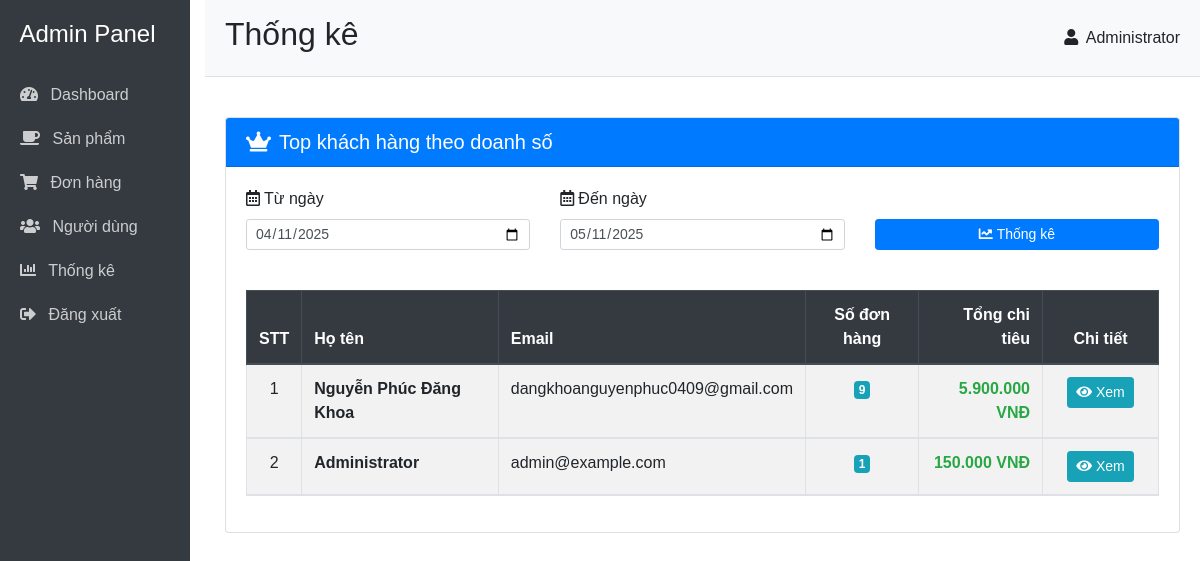
Screenshot of /lab1/admin/statistics/top-customers.php (signed in) with the database file from the repository.
### tables this page shows
CREATE TABLE `users` (
  `id` int(11) NOT NULL,
  `username` varchar(50) NOT NULL,
  `password` varchar(255) NOT NULL,
  `email` varchar(100) NOT NULL,
  `fullname` varchar(100) NOT NULL,
  `phone` varchar(20) NOT NULL,
  `address` varchar(255) NOT NULL,
  `city` varchar(100) NOT NULL,
  `role` enum('admin','customer') NOT NULL DEFAULT 'customer',
  `created_at` timestamp NOT NULL DEFAULT current_timestamp()
);

### lab1/admin/statistics/top-customers.php (the view, shortened to what this page needs)
<?php
$servername = "localhost";
$username = "root";
$password = "";
$dbname = "lab1";
$conn = new mysqli($servername, $username, $password, $dbname);
$admin = $_SESSION["admin"];
$date_from = isset($_GET['date_from']) && !empty($_GET['date_from']) ? $_GET['date_from'] : date('Y-m-d', strtotime('-30 days'));
$date_to = isset($_GET['date_to']) && !empty($_GET['date_to']) ? $_GET['date_to'] : date('Y-m-d');
$date_from_query = date('Y-m-d 00:00:00', strtotime($date_from));
$date_to_query = date('Y-m-d 23:59:59', strtotime($date_to));
$orders_exist = $conn->query("SHOW TABLES LIKE 'orders'")->num_rows > 0;
$top_customers = [];
if ($orders_exist) {
    $sql = "SELECT u.id, u.fullname, u.email, COUNT(o.id) as order_count, SUM(o.total_amount) as total_spent,
                   GROUP_CONCAT(CONCAT(o.id, ':', o.total_amount) ORDER BY o.order_date DESC SEPARATOR ',') as order_details
            FROM users u
            JOIN orders o ON u.id = o.user_id
            WHERE o.order_date BETWEEN ? AND ?
            GROUP BY u.id
            ORDER BY total_spent DESC
            LIMIT 5";
    $stmt = $conn->prepare($sql);
    $stmt->bind_param("ss", $date_from_query, $date_to_query);
    $stmt->execute();
    $result = $stmt->get_result();
    if ($result && $result->num_rows > 0) {
        while ($row = $result->fetch_assoc()) {
            $orders = [];
            if (!empty($row['order_details'])) {
                $details = explode(',', $row['order_details']);
                foreach ($details as $detail) {
                    list($order_id, $amount) = explode(':', $detail);
                    $orders[] = [
                        'id' => $order_id,
                        'amount' => $amount
                    ];
                }
            }
            $row['orders'] = $orders;
            $top_customers[] = $row;
        }
    }
}
?>
<!DOCTYPE html>
<html lang="vi">
<head>
    <link rel="stylesheet" href="https://stackpath.bootstrapcdn.com/bootstrap/4.5.2/css/bootstrap.min.css">
    <link rel="stylesheet" href="https://cdnjs.cloudflare.com/ajax/libs/font-awesome/5.15.1/css/all.min.css">
</head>
<body>
    <div class="container-fluid">
        <div class="row">
            <div class="col-md-2 sidebar">
                <h4 class="text-center mb-4">Admin Panel</h4>
                <ul class="nav flex-column">
                    <li class="nav-item">
                        <a class="nav-link" href="../index.php">
                            <i class="fas fa-tachometer-alt mr-2"></i> Dashboard
                        </a>
                    </li>
                    <li class="nav-item">
                        <a class="nav-link" href="../products/index.php">
                            <i class="fas fa-coffee mr-2"></i> Sản phẩm
                        </a>
                    </li>
                    <li class="nav-item">
                        <a class="nav-link" href="../orders/index.php">
                            <i class="fas fa-shopping-cart mr-2"></i> Đơn hàng
                        </a>
                    </li>
                    <li class="nav-item">
                        <a class="nav-link" href="../users/index.php">
                            <i class="fas fa-users mr-2"></i> Người dùng
                        </a>
                    </li>
                    <li class="nav-item">
                        <a class="nav-link active" href="top-customers.php">
                            <i class="fas fa-chart-bar mr-2"></i> Thống kê
                        </a>
                    </li>
                    <li class="nav-item">
                        <a class="nav-link" href="../logout.php">
                            <i class="fas fa-sign-out-alt mr-2"></i> Đăng xuất
                        </a>
                    </li>
                </ul>
            </div>
            <div class="col-md-10">
                <div class="header d-flex justify-content-between align-items-center">
                    <h2>Thống kê</h2>
                    <div>
                        <i class="fas fa-user mr-1"></i>
                        <?php echo $admin["name"]; ?>
                    </div>
                </div>
                <div class="content">
                    <div class="card">
                        <div class="card-header bg-primary text-white">
                            <h5 class="m-0"><i class="fas fa-crown mr-2"></i>Top khách hàng theo doanh số</h5>
                        </div>
                        <div class="card-body">
                            <form method="GET" action="" class="mb-4">
                                <div class="row">
                                    <div class="col-md-4">
                                        <div class="form-group">
                                            <label for="date_from"><i class="far fa-calendar-alt mr-1"></i>Từ ngày</label>
                                            <input type="date" id="date_from" name="date_from" class="form-control form-control-sm" value="<?php echo $date_from; ?>">
                                        </div>
                                    </div>
                                    <div class="col-md-4">
                                        <div class="form-group">
                                            <label for="date_to"><i class="far fa-calendar-alt mr-1"></i>Đến ngày</label>
                                            <input type="date" id="date_to" name="date_to" class="form-control form-control-sm" value="<?php echo $date_to; ?>">
                                        </div>
                                    </div>
                                    <div class="col-md-4">
                                        <div class="form-group">
                                            <label>&nbsp;</label>
                                            <button type="submit" class="btn btn-primary btn-sm d-block w-100">
                                                <i class="fas fa-chart-line mr-1"></i>Thống kê
                                            </button>
                                        </div>
                                    </div>
                                </div>
                            </form>
                            <?php if (!$orders_exist): ?>
                                <div class="alert alert-info">
                                    <i class="fas fa-info-circle mr-1"></i>Bảng orders chưa tồn tại. Chưa có thông tin đơn hàng nào để thống kê.
                                </div>
                            <?php elseif (empty($top_customers)): ?>
                                <div class="alert alert-info">
                                    <i class="fas fa-info-circle mr-1"></i>Không có đơn hàng nào trong khoảng thời gian từ <?php echo date('d/m/Y', strtotime($date_from)); ?> đến <?php echo date('d/m/Y', strtotime($date_to)); ?>.
                                </div>
                            <?php else: ?>
                                <div class="table-responsive">
                                    <table class="table table-bordered table-hover table-striped">
                                        <thead class="thead-dark">
                                            <tr>
                                                <th class="text-center" width="5%">STT</th>
                                                <th width="25%">Họ tên</th>
                                                <th width="25%">Email</th>
                                                <th class="text-center" width="15%">Số đơn hàng</th>
                                                <th class="text-right" width="15%">Tổng chi tiêu</th>
                                                <th class="text-center" width="15%">Chi tiết</th>
                                            </tr>
                                        </thead>
                                        <tbody>
                                            <?php foreach ($top_customers as $index => $customer): ?>
                                                <tr>
                                                    <td class="text-center"><?php echo $index + 1; ?></td>
                                                    <td>
                                                        <span class="font-weight-bold"><?php echo htmlspecialchars($customer['fullname']); ?></span>
                                                    </td>
                                                    <td><?php echo htmlspecialchars($customer['email']); ?></td>
                                                    <td class="text-center">
                                                        <span class="badge badge-info"><?php echo $customer['order_count']; ?></span>
                                                    </td>
                                                    <td class="text-right font-weight-bold text-success">
                                                        <?php echo number_format($customer['total_spent'], 0, ',', '.'); ?> VNĐ
                                                    </td>
                                                    <td class="text-center">
                                                        <button type="button" class="btn btn-sm btn-info" data-toggle="collapse" data-target="#orders-<?php echo $customer['id']; ?>">
                                                            <i class="fas fa-eye mr-1"></i>Xem
                                                        </button>
                                                    </td>
                                                </tr>
                                                <tr>
                                                    <td colspan="6" class="p-0">
                                                    </td>
                                                </tr>
                                            <?php endforeach; ?>
                                        </tbody>
                                    </table>
                                </div>
                            <?php endif; ?>
                        </div>
                    </div>
                </div>
            </div>
        </div>
    </div>
</body>
</html>

### lab1/admin/statistics/top-customers.php (style rules this page uses)
body { font-family: Arial, sans-serif; margin: 0; padding: 0; }
.container-fluid { padding: 0; }
.sidebar { background-color: #343a40; color: white; min-height: 100vh; padding-top: 20px; }
.sidebar .nav-link { color: rgba(255,255,255,.75); padding: 10px 20px; }
.content { padding: 20px; }
.header { background-color: #f8f9fa; padding: 15px 20px; border-bottom: 1px solid #dee2e6; margin-bottom: 20px; }
.card { margin-bottom: 20px; }

### rows the page displays
users: fullname "Administrator", email "admin@example.com", order_count "1", total_spent "150.000"
users: fullname "Nguyễn Phúc Đăng Khoa", email "dangkhoanguyenphuc0409@gmail.com", order_count "9", total_spent "5.900.000"
